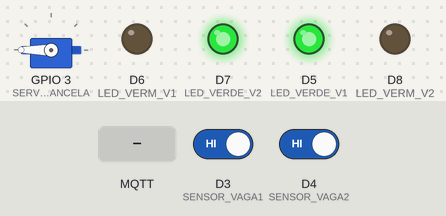
A sketch run on a simulated ESP8266 (NodeMCU). Parts: servo, output pins drawn as LEDs (lit = HIGH). The test bench sets the inputs (shaded band); at power-on: D3 (SENSOR_VAGA1) HIGH, D4 (SENSOR_VAGA2) HIGH. WiFi joins after 1.5 s; servers stay silent unless stated; no MQTT or app messages arrive unless stated; what the sketch prints to the serial monitor is not drawn.

Above: at 4.7 s.
4.8 s: D3 (SENSOR_VAGA1) driven LOW
At 5.7 s:
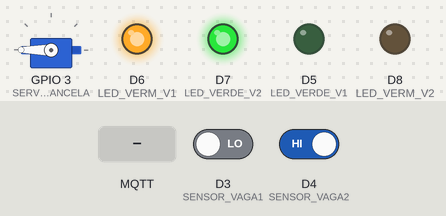
6.3 s: D4 (SENSOR_VAGA2) driven LOW
At 6.9 s:
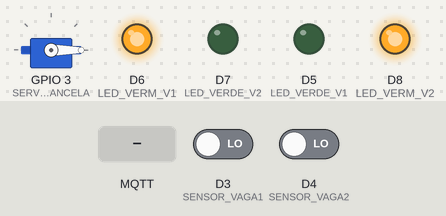
7.8 s: MQTT message "ABRIR" arrives on the first subscribed topic
At 9.0 s:
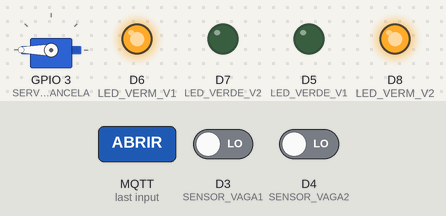
9.3 s: D3 (SENSOR_VAGA1) driven HIGH
At 10.4 s:
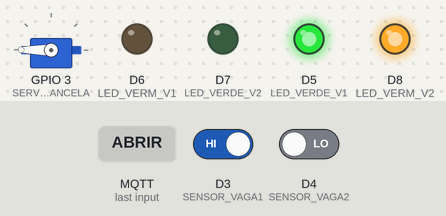
10.8 s: MQTT message "FECHAR" arrives on the first subscribed topic
At 11.5 s:
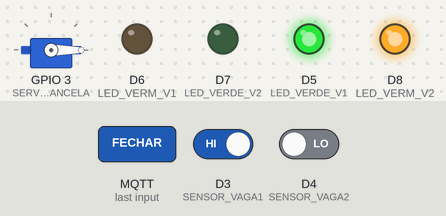
12.3 s: D4 (SENSOR_VAGA2) driven HIGH
At 12.6 s:
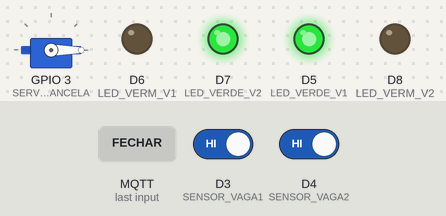
Timing chart, 0 to 14.8 s (numbered marks = the images above; inputs shaded):
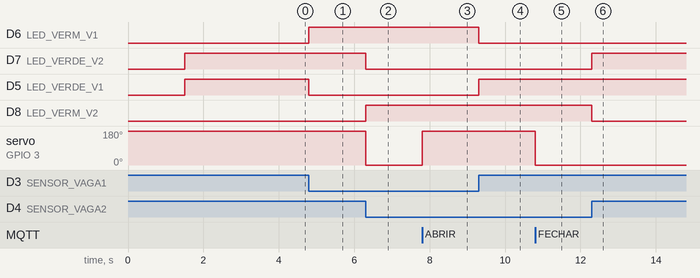

Measured:
- after the input at 4.8 s, D6 (LED_VERM_V1): LOW → HIGH at once; D5 (LED_VERDE_V1): HIGH → LOW at once
- after the input at 6.3 s, D7 (LED_VERDE_V2): HIGH → LOW at once; D8 (LED_VERM_V2): LOW → HIGH at once; servo on GPIO 3 (SERVO_CANCELA): 180° → 0° at once
- after the input at 7.8 s, servo on GPIO 3 (SERVO_CANCELA): 0° → 180° at once
- after the input at 9.3 s, D6 (LED_VERM_V1): HIGH → LOW at once; D5 (LED_VERDE_V1): LOW → HIGH at once
- after the input at 10.8 s, servo on GPIO 3 (SERVO_CANCELA): 180° → 0° at once
- after the input at 12.3 s, D7 (LED_VERDE_V2): LOW → HIGH at once; D8 (LED_VERM_V2): HIGH → LOW at once

The sketch:

smart_parking_cancela_MG90.ino
```cpp
/*
  ============================================================
  SENAI IoT – Grupo 5
  Smart Parking IoT – 2 Vagas + Cancela MG90S
  ESP8266 + Sensores IR FC-51 + LEDs + Servo MG90S via MQTT
  Broker: broker.hivemq.com (público, gratuito)
  ============================================================

  CANCELA MG90S:
  - ABERTA  (90°) quando há pelo menos 1 vaga livre
  - FECHADA (0°)  quando as duas vagas estiverem ocupadas
  - Modo manutenção: abre/fecha manualmente via MQTT
    Publicar "ABRIR"   em →  senai/g93611/grupo5/parking/cancela/cmd
    Publicar "FECHAR"  em →  senai/g93611/grupo5/parking/cancela/cmd
    Publicar "AUTO"    em →  senai/g93611/grupo5/parking/cancela/cmd  (volta ao automático)
  - Status publicado em → senai/g93611/grupo5/parking/cancela/status
*/

#include <ESP8266WiFi.h>
#include <PubSubClient.h>
#include <Servo.h>

// ── Wi-Fi ────────────────────────────────────────────────
const char* WIFI_SSID     = "G96201IOT";
const char* WIFI_PASSWORD = "12345678";

// ── MQTT ─────────────────────────────────────────────────
const char* MQTT_BROKER   = "broker.hivemq.com";
const int   MQTT_PORT     = 1883;
const char* CLIENT_ID     = "senai_grupo5_parking_esp8266";

// ── Tópicos MQTT ─────────────────────────────────────────
const char* TOPIC_VAGA1          = "senai/g93611/grupo5/parking/vaga1";
const char* TOPIC_VAGA2          = "senai/g93611/grupo5/parking/vaga2";
const char* TOPIC_TOTAL          = "senai/g93611/grupo5/parking/total_livre";
const char* TOPIC_CANCELA_STATUS = "senai/g93611/grupo5/parking/cancela/status";
const char* TOPIC_CANCELA_CMD    = "senai/g93611/grupo5/parking/cancela/cmd";

// ── Pinos dos Sensores IR (Entrada) ──────────────────────
#define SENSOR_VAGA1   D3   // GPIO0  — Sensor IR Vaga 1
#define SENSOR_VAGA2   D4   // GPIO2  — Sensor IR Vaga 2

// ── Pinos dos LEDs (Saída) ────────────────────────────────
#define LED_VERDE_V1   D5   // GPIO14 — LED Verde Vaga 1
#define LED_VERM_V1    D6   // GPIO12 — LED Vermelho Vaga 1
#define LED_VERDE_V2   D7   // GPIO13 — LED Verde Vaga 2
#define LED_VERM_V2    D8   // GPIO15 — LED Vermelho Vaga 2

// ── Pino do Servo (Cancela MG90S) ────────────────────────
#define SERVO_CANCELA  D9   // GPIO4  — Sinal PWM do Servo MG90S

// ── Ângulos da Cancela ────────────────────────────────────
#define ANGULO_ABERTA   180  // Cancela levantada (barra horizontal ou vertical — ajuste conforme montagem)
#define ANGULO_FECHADA   0  // Cancela abaixada

// ── Intervalo de publicação MQTT ─────────────────────────
const long INTERVAL = 3000; // Publica a cada 3 segundos

// ── Variáveis de controle ─────────────────────────────────
bool estadoAnteriorV1   = true;   // true = livre, false = ocupado
bool estadoAnteriorV2   = true;
bool cancelaAbertaAtual = true;   // Estado atual da cancela
bool modoManutencao     = false;  // false = automático, true = manual
unsigned long lastPublish = 0;

Servo servoCancela;
WiFiClient espClient;
PubSubClient mqtt(espClient);

// ── Mover Cancela ─────────────────────────────────────────
void moverCancela(bool abrir) {
  int angulo = abrir ? ANGULO_ABERTA : ANGULO_FECHADA;
  servoCancela.write(angulo);
  cancelaAbertaAtual = abrir;

  // Aguarda o servo completar o movimento antes de desligar PWM
  delay(500);

  // Publica status da cancela via MQTT
  const char* statusPayload = abrir ? "ABERTA" : "FECHADA";
  mqtt.publish(TOPIC_CANCELA_STATUS, statusPayload, true); // retain=true

  Serial.print(F("[CANCELA] "));
  Serial.print(abrir ? "ABERTA" : "FECHADA");
  Serial.print(F(" | Modo: "));
  Serial.println(modoManutencao ? "MANUTENCAO" : "AUTOMATICO");
}

// ── Callback MQTT (recebe comandos de manutenção) ─────────
void mqttCallback(char* topic, byte* payload, unsigned int length) {
  String msg = "";
  for (unsigned int i = 0; i < length; i++) msg += (char)payload[i];
  msg.toUpperCase();
  msg.trim();

  Serial.print(F("[MQTT] CMD recebido → "));
  Serial.println(msg);

  if (String(topic) == TOPIC_CANCELA_CMD) {
    if (msg == "ABRIR") {
      modoManutencao = true;
      moverCancela(true);
      mqtt.publish(TOPIC_CANCELA_STATUS, "ABERTA (MANUTENCAO)", true);
      Serial.println(F("[MANUTENCAO] Cancela aberta manualmente."));
    }
    else if (msg == "FECHAR") {
      modoManutencao = true;
      moverCancela(false);
      mqtt.publish(TOPIC_CANCELA_STATUS, "FECHADA (MANUTENCAO)", true);
      Serial.println(F("[MANUTENCAO] Cancela fechada manualmente."));
    }
    else if (msg == "AUTO") {
      modoManutencao = false;
      Serial.println(F("[MANUTENCAO] Modo automático reativado."));
      // Força reavaliação imediata no próximo loop
    }
  }
}

// ── Conexão Wi-Fi ────────────────────────────────────────
void connectWiFi() {
  Serial.println(F("\n[WiFi] Iniciando conexão..."));
  WiFi.mode(WIFI_STA);
  WiFi.disconnect();
  delay(500);
  WiFi.begin(WIFI_SSID, WIFI_PASSWORD);

  int tentativas = 0;
  while (WiFi.status() != WL_CONNECTED) {
    delay(500);
    Serial.print('.');
    tentativas++;
    if (tentativas >= 30) {
      Serial.println(F("\n[WiFi] TIMEOUT! Reiniciando..."));
      delay(2000);
      ESP.restart();
    }
  }
  Serial.println(F("\n[WiFi] Conectado! IP:"));
  Serial.println(WiFi.localIP());
}

// ── Conexão MQTT ─────────────────────────────────────────
void connectMQTT() {
  while (!mqtt.connected()) {
    Serial.print(F("[MQTT] Conectando ao broker..."));
    if (mqtt.connect(CLIENT_ID)) {
      Serial.println(F(" OK!"));
      // Assina o tópico de comandos da cancela
      mqtt.subscribe(TOPIC_CANCELA_CMD);
      Serial.println(F("[MQTT] Inscrito em: cancela/cmd"));
    } else {
      Serial.print(F(" Falha, rc="));
      Serial.println(mqtt.state());
      delay(5000);
    }
  }
}

// ── Atualiza os LEDs de uma vaga ─────────────────────────
void atualizarLEDs(int pinoVerde, int pinoVermelho, bool livre) {
  digitalWrite(pinoVerde,    livre ? HIGH : LOW);
  digitalWrite(pinoVermelho, livre ? LOW  : HIGH);
}

// ── Publica o status de uma vaga via MQTT ────────────────
void publicarStatus(const char* topico, bool livre, int numVaga) {
  String payload = "{";
  payload += "\"vaga\":"    + String(numVaga)                        + ",";
  payload += "\"status\":\"" + String(livre ? "LIVRE" : "OCUPADO") + "\",";
  payload += "\"livre\":"   + String(livre ? "true" : "false")       + "}";
  mqtt.publish(topico, payload.c_str());
  Serial.print(F("[MQTT] PUB → "));
  Serial.print(topico);
  Serial.print(F(" : "));
  Serial.println(payload);
}

// ── Setup ────────────────────────────────────────────────
void setup() {
  Serial.begin(115200);
  delay(1000);
  Serial.println(F("=== Smart Parking IoT – 2 Vagas + Cancela MG90S ==="));

  // Pinos dos Sensores IR como entrada
  pinMode(SENSOR_VAGA1, INPUT);
  pinMode(SENSOR_VAGA2, INPUT);

  // Pinos dos LEDs como saída
  pinMode(LED_VERDE_V1, OUTPUT);
  pinMode(LED_VERM_V1,  OUTPUT);
  pinMode(LED_VERDE_V2, OUTPUT);
  pinMode(LED_VERM_V2,  OUTPUT);

  // Inicializa o Servo da Cancela
  servoCancela.attach(SERVO_CANCELA);
  moverCancela(true); // Cancela inicia ABERTA (vagas disponíveis)
  Serial.println(F("[CANCELA] Servo MG90S inicializado — posição ABERTA"));

  // Estado inicial: todas as vagas livres (verde aceso)
  atualizarLEDs(LED_VERDE_V1, LED_VERM_V1, true);
  atualizarLEDs(LED_VERDE_V2, LED_VERM_V2, true);

  connectWiFi();
  mqtt.setServer(MQTT_BROKER, MQTT_PORT);
  mqtt.setCallback(mqttCallback);
}

// ── Loop principal ───────────────────────────────────────
void loop() {
  if (WiFi.status() != WL_CONNECTED) connectWiFi();
  if (!mqtt.connected())             connectMQTT();
  mqtt.loop();

  // Leitura dos sensores IR
  // FC-51: HIGH = sem objeto (LIVRE) | LOW = objeto detectado (OCUPADO)
  bool v1Livre = (digitalRead(SENSOR_VAGA1) == HIGH);
  bool v2Livre = (digitalRead(SENSOR_VAGA2) == HIGH);

  // Atualiza LEDs imediatamente ao detectar mudança
  if (v1Livre != estadoAnteriorV1) {
    atualizarLEDs(LED_VERDE_V1, LED_VERM_V1, v1Livre);
    estadoAnteriorV1 = v1Livre;
    Serial.print(F("[VAGA 1] Estado alterado: "));
    Serial.println(v1Livre ? "LIVRE" : "OCUPADO");
  }
  if (v2Livre != estadoAnteriorV2) {
    atualizarLEDs(LED_VERDE_V2, LED_VERM_V2, v2Livre);
    estadoAnteriorV2 = v2Livre;
    Serial.print(F("[VAGA 2] Estado alterado: "));
    Serial.println(v2Livre ? "LIVRE" : "OCUPADO");
  }

  // ── Lógica da Cancela (somente no modo automático) ──────
  if (!modoManutencao) {
    bool deveAbrirCancela = (v1Livre || v2Livre); // Abre se houver ao menos 1 vaga livre
    if (deveAbrirCancela != cancelaAbertaAtual) {
      moverCancela(deveAbrirCancela);
      Serial.print(F("[AUTO] Cancela "));
      Serial.print(deveAbrirCancela ? "ABERTA" : "FECHADA");
      Serial.println(F(" — vagas livres mudaram."));
    }
  }

  // Publicação periódica via MQTT a cada INTERVAL ms
  unsigned long now = millis();
  if (now - lastPublish >= INTERVAL) {
    lastPublish = now;

    publicarStatus(TOPIC_VAGA1, v1Livre, 1);
    publicarStatus(TOPIC_VAGA2, v2Livre, 2);

    // Publica total de vagas livres
    int totalLivre = (int)v1Livre + (int)v2Livre;
    mqtt.publish(TOPIC_TOTAL, String(totalLivre).c_str());

    // Publica status da cancela periodicamente
    String statusCancela = "";
    if (modoManutencao) {
      statusCancela = cancelaAbertaAtual ? "ABERTA (MANUTENCAO)" : "FECHADA (MANUTENCAO)";
    } else {
      statusCancela = cancelaAbertaAtual ? "ABERTA" : "FECHADA";
    }
    mqtt.publish(TOPIC_CANCELA_STATUS, statusCancela.c_str(), true);

    Serial.println(F("────────────────────────────"));
    Serial.print(F("[VAGA 1]: "));   Serial.println(v1Livre ? "LIVRE" : "OCUPADO");
    Serial.print(F("[VAGA 2]: "));   Serial.println(v2Livre ? "LIVRE" : "OCUPADO");
    Serial.print(F("[TOTAL LIVRE]: ")); Serial.println(totalLivre);
    Serial.print(F("[CANCELA]: "));  Serial.println(statusCancela);
    Serial.print(F("[MODO]: "));     Serial.println(modoManutencao ? "MANUTENCAO" : "AUTOMATICO");
    Serial.println(F("────────────────────────────"));
  }
}
```
